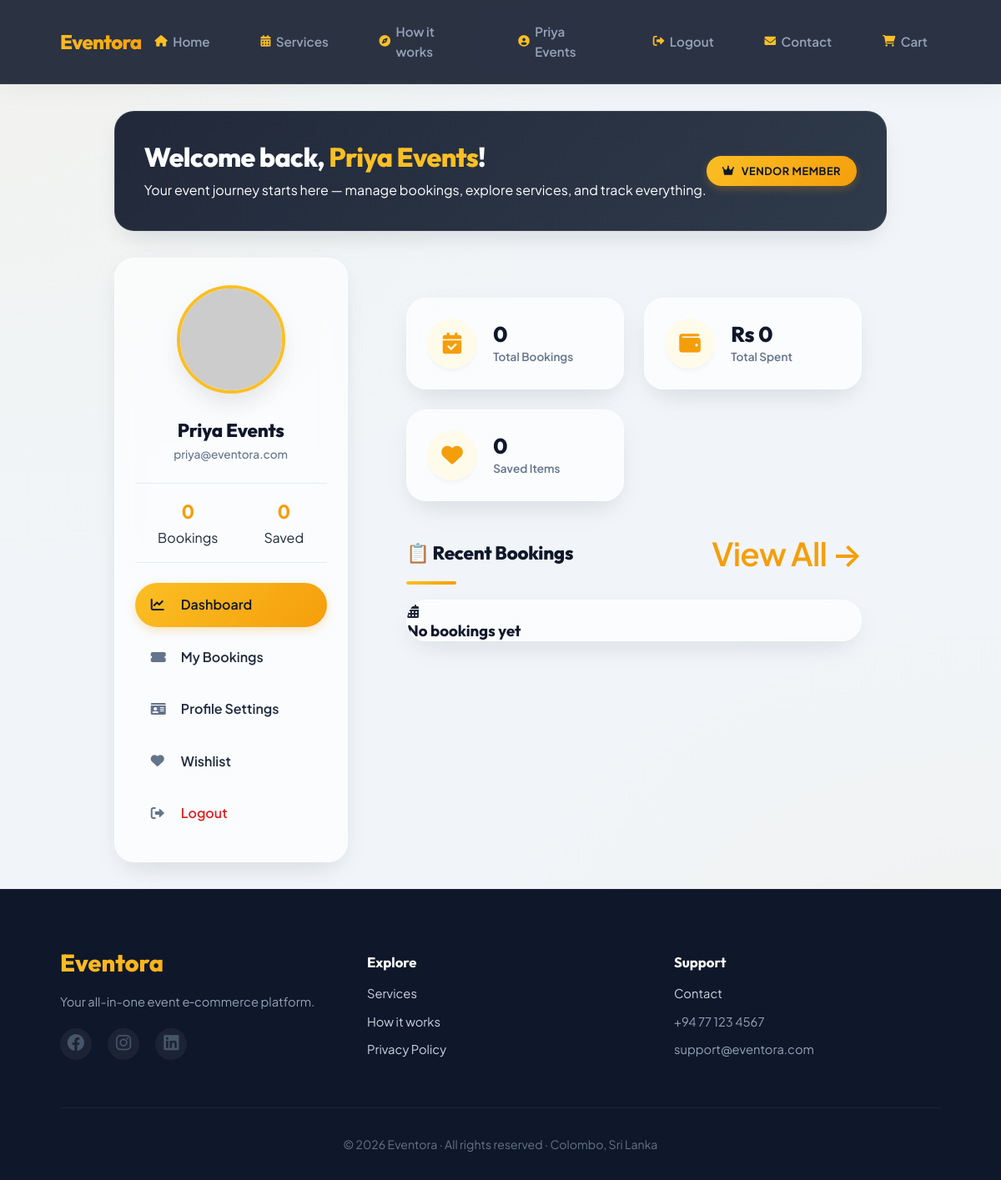
The app's page /uploads/profile.php (signed in) with its own data.
### tables this page shows
CREATE TABLE IF NOT EXISTS users (
    id INT AUTO_INCREMENT PRIMARY KEY,
    name VARCHAR(100) NOT NULL,
    email VARCHAR(100) UNIQUE NOT NULL,
    password VARCHAR(255) NOT NULL,
    phone VARCHAR(20) DEFAULT NULL,
    address TEXT DEFAULT NULL,
    city VARCHAR(100) DEFAULT NULL,
    profile_image VARCHAR(500) DEFAULT NULL,
    role ENUM('user', 'admin', 'vendor') DEFAULT 'user',
    status ENUM('active', 'inactive', 'banned') DEFAULT 'active',
    email_verified BOOLEAN DEFAULT FALSE,
    verification_token VARCHAR(255) DEFAULT NULL,
    reset_token VARCHAR(255) DEFAULT NULL,
    reset_expires DATETIME DEFAULT NULL,
    last_login DATETIME DEFAULT NULL,
    created_at TIMESTAMP DEFAULT CURRENT_TIMESTAMP,
    updated_at TIMESTAMP DEFAULT CURRENT_TIMESTAMP ON UPDATE CURRENT_TIMESTAMP,
    INDEX idx_email (email),
    INDEX idx_role (role),
    INDEX idx_status (status)
);

### uploads/profile.php (the view, shortened to what this page needs)
<?php
require_once '../backend/config.php';
$userId = $_SESSION['user_id'];
try {
    $stmt = $pdo->prepare("SELECT * FROM users WHERE id = ?");
    $stmt->execute([$userId]);
    $user = $stmt->fetch();
} catch (PDOException $e) {
    $user = [];
}
try {
    $stmt = $pdo->prepare("SELECT b.*, s.name AS service_name, s.category, s.image_url FROM bookings b JOIN services s ON b.service_id = s.id WHERE b.user_id = ? ORDER BY b.booking_date DESC");
    $stmt->execute([$userId]);
    $bookings = $stmt->fetchAll();
} catch (PDOException $e) {
    $bookings = [];
}
try {
    $stmt = $pdo->prepare("SELECT w.*, s.id AS service_id, s.name, s.price, s.image_url, s.category, s.rating FROM wishlist w JOIN services s ON w.service_id = s.id WHERE w.user_id = ?");
    $stmt->execute([$userId]);
    $wishlist = $stmt->fetchAll();
} catch (PDOException $e) {
    $wishlist = [];
}
$totalSpent = 0;
?>
<!DOCTYPE html>
<html lang="en">
<head>
    <link rel="stylesheet" href="https://cdnjs.cloudflare.com/ajax/libs/font-awesome/6.0.0-beta3/css/all.min.css">
    <link rel="stylesheet" href="../css/style.css">
</head>
<body>
    <?php include 'header.php'; ?>
    <main class="profile-container">
        <div class="welcome-banner">
            <div class="welcome-content">
                <div class="welcome-text">
                    <h1>Welcome back, <span style="color:var(--accent-gold);"><?php echo htmlspecialchars($user['name']); ?></span>!</h1>
                    <p>Your event journey starts here — manage bookings, explore services, and track everything.</p>
                </div>
                <div class="role-badge"><i class="fas fa-crown"></i> <span><?php echo ucfirst($user['role']); ?> Member</span></div>
            </div>
        </div>
        <div class="dashboard-grid">
            <aside class="profile-sidebar">
                <div class="avatar-container">
                    <img src="https://ui-avatars.com/api/?background=fbbf24&color=0f172a&bold=true&size=130&name=<?php echo urlencode($user['name']); ?>" alt="Avatar" class="profile-avatar">
                </div>
                <h3 class="profile-name"><?php echo htmlspecialchars($user['name']); ?></h3>
                <p class="profile-email"><?php echo htmlspecialchars($user['email']); ?></p>
                <div class="profile-stats">
                    <div class="stat-item"><div class="stat-number"><?php echo count($bookings); ?></div><div class="stat-label">Bookings</div></div>
                    <div class="stat-item"><div class="stat-number"><?php echo count($wishlist); ?></div><div class="stat-label">Saved</div></div>
                </div>
                <div class="sidebar-menu">
                    <div class="menu-item active" data-panel="dashboard"><i class="fas fa-chart-line"></i> Dashboard</div>
                    <div class="menu-item" data-panel="bookings"><i class="fas fa-ticket-alt"></i> My Bookings</div>
                    <div class="menu-item" data-panel="profile"><i class="fas fa-id-card"></i> Profile Settings</div>
                    <div class="menu-item" data-panel="wishlist"><i class="fas fa-heart"></i> Wishlist</div>
                    <a href="#" onclick="logout(); return false;" class="menu-item logout-btn" style="color: #dc2626;"><i class="fas fa-sign-out-alt"></i> Logout</a>
                </div>
            </aside>
            <div class="main-content">
                <div class="panel active-panel" id="dashboardPanel">
                    <div class="dashboard-cards">
                        <div class="stat-card">
                            <div class="stat-icon"><i class="fas fa-calendar-check"></i></div>
                            <div class="stat-info"><h3><?php echo count($bookings); ?></h3><p>Total Bookings</p></div>
                        </div>
                        <div class="stat-card">
                            <div class="stat-icon"><i class="fas fa-wallet"></i></div>
                            <div class="stat-info"><h3>Rs <?php echo number_format($totalSpent, 0); ?></h3><p>Total Spent</p></div>
                        </div>
                        <div class="stat-card">
                            <div class="stat-icon"><i class="fas fa-heart"></i></div>
                            <div class="stat-info"><h3><?php echo count($wishlist); ?></h3><p>Saved Items</p></div>
                        </div>
                    </div>
                    <div class="section-title">
                        <h2>📋 Recent Bookings</h2>
                        <a onclick="switchPanel('bookings')" style="color: var(--accent-amber); font-weight: 600;">View All →</a>
                    </div>
                    <div class="bookings-list">
                        <?php if (count($bookings) > 0): ?>
                            <?php foreach (array_slice($bookings, 0, 3) as $b): ?>
                                <div class="booking-item">
                                    <div class="booking-info">
                                        <h4><?php echo htmlspecialchars($b['service_name']); ?></h4>
                                        <p>
                                            <span><i class="fas fa-calendar"></i> <?php echo date('M d, Y', strtotime($b['event_date'])); ?></span>
                                            <span><i class="fas fa-users"></i> <?php echo $b['guests']; ?> guests</span>
                                        </p>
                                        <span class="booking-status status-<?php echo $b['status']; ?>"><?php echo $b['status']; ?></span>
                                    </div>
                                    <div class="booking-price">Rs <?php echo number_format($b['total_price'], 0); ?></div>
                                </div>
                            <?php endforeach; ?>
                        <?php else: ?>
                            <div class="empty-state">
                                <i class="fas fa-calendar-alt"></i>
                                <h3>No bookings yet</h3>
                            </div>
                        <?php endif; ?>
                    </div>
                </div>
            </div>
        </div>
    </main>
    <?php include 'footer.php'; ?>
</body>
</html>

### css/style.css (style rules this page uses)
* { margin: 0; padding: 0; box-sizing: border-box; }
:root { --primary-dark: #0f172a; --primary-light: #1e293b; --accent-gold: #fbbf24; --accent-amber: #f59e0b; --text-light: #f8fafc; --text-dark: #1e293b; --text-muted: #64748b; --bg-light: #f1f5f9; --bg-card: rgba(255, 255, 255, 0.72); --border-light: rgba(226, 232, 240, 0.8); --shadow-sm: 0 4px 6px -2px rgba(15, 23, 42, 0.05); --shadow-md: 0 10px 30px -5px rgba(15, 23, 42, 0.08), 0 20px 40px -15px rgba(15, 23, 42, 0.06); --shadow-lg: 0 20px 50px -10px rgba(15, 23, 42, 0.12); --gradient-gold: linear-gradient(135deg, var(--accent-gold), var(--accent-amber)); --border-radius: 1.5rem; --border-radius-sm: 0.9rem; --glass-bg: rgba(255, 255, 255, 0.65); --glass-bg-dark: rgba(15, 23, 42, 0.04); --glass-border: rgba(255, 255, 255, 0.5); --glass-shadow: 0 8px 32px 0 rgba(15, 23, 42, 0.06); --backdrop-blur: blur(14px) saturate(140%); }
body { font-family: 'Plus Jakarta Sans', -apple-system, BlinkMacSystemFont, 'Segoe UI', Roboto, sans-serif; background: radial-gradient(circle at 0% 0%, rgba(251, 191, 36, 0.05) 0%, transparent 40%), radial-gradient(circle at 100% 100%, rgba(245, 158, 11, 0.05) 0%, transparent 40%), #f1f5f9; background-attachment: fixed; color: var(--text-dark); line-height: 1.6; min-height: 100vh; display: flex; flex-direction: column; }
h1, h2, h3, h4, h5, h6 { font-family: 'Outfit', sans-serif; font-weight: 700; line-height: 1.2; color: var(--primary-dark); }
.section-title { font-size: 2.4rem; font-weight: 800; margin-bottom: 2rem; position: relative; display: inline-block; color: var(--primary-dark); letter-spacing: -0.02em; }
.section-title::after { content: ''; position: absolute; bottom: -6px; left: 0; width: 60px; height: 4px; background: var(--gradient-gold); border-radius: 20px; }
.main-content { flex: 1; max-width: 1300px; width: 90%; margin: 3rem auto; }
.glass-card, .form-card, .cart-items, .cart-summary, .service-details-container, .contact-form-container, .privacy-content, .about-section, .value-card, .info-card, .company-story, .step-item, .testimonial-card, .category-card, .profile-card, .stat-card, .metric-card, .admin-table-card { background: var(--glass-bg) !important; backdrop-filter: var(--backdrop-blur) !important; -webkit-backdrop-filter: var(--backdrop-blur) !important; border: 1px solid var(--glass-border) !important; box-shadow: var(--shadow-md) !important; border-radius: var(--border-radius) !important; transition: all 0.4s cubic-bezier(0.165, 0.84, 0.44, 1) !important; }

### records on screen
users: name "Priya Events", role "VENDOR", email "priya@eventora.com"

### other values on screen
$userName "Priya Events"
count($bookings) "0"
count($wishlist) "0"
$totalSpent "0"
